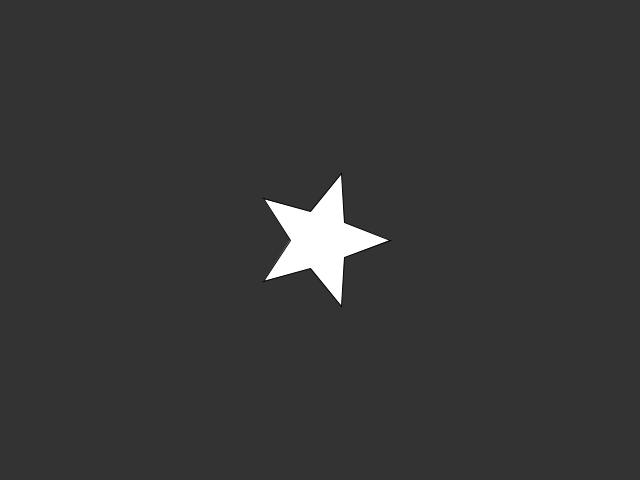
Frame 1 (no input)
Frame 60 (the mouse pressed at the canvas centre just before this capture): identical to frame 1, image omitted
Frame 120 (the mouse held since frame 60 and released just before this capture): identical to frame 1, image omitted

The Processing sketch that drew this single still picture (run headless with seeded random() and noise(); from frame 60 on, the mouse is pressed at the canvas centre):

// Processing sketch: star_starter
// ── star_starter.pde
void setup() {
  size(640, 480);
}

void draw() {
  background(51);

  float angle = TWO_PI / 5;
  float halfAngle = angle/2.0;
  float radius1 = 30;
  float radius2 = 70;
  float x = width/2;
  float y = height/2;

  beginShape(); 
  for (float a = 0; a < TWO_PI; a += angle) {
    float sx = x + cos(a) * radius2;
    float sy = y + sin(a) * radius2;
    vertex(sx, sy);
    sx = x + cos(a+halfAngle) * radius1;
    sy = y + sin(a+halfAngle) * radius1;
    vertex(sx, sy);
  }
  endShape(CLOSE); 
  
}
